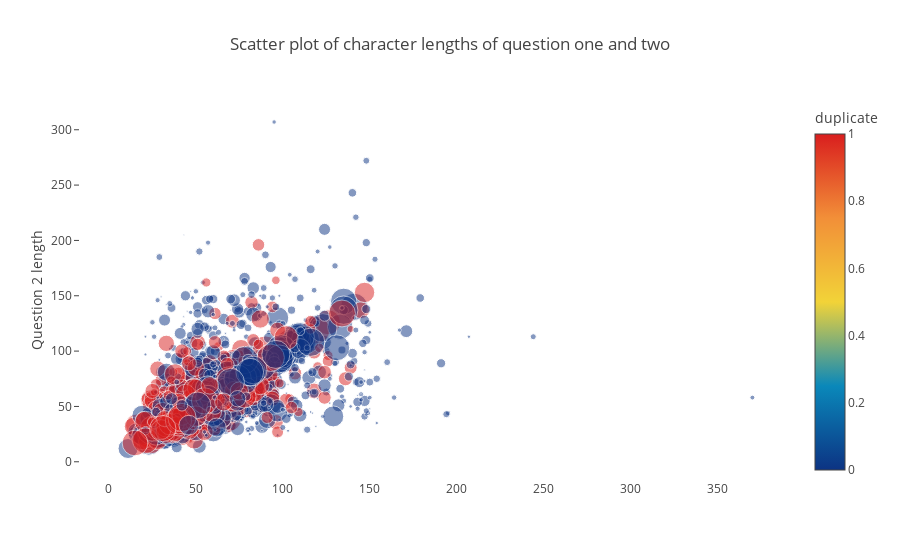

Notebook source saved alongside this figure:
### Code cell
df_subsampled = df[0:2000]

trace = go.Scatter(
    y = df_subsampled['q2len'].values,
    x = df_subsampled['q1len'].values,
    mode='markers',
    marker=dict(
        size= df_subsampled['word_share'].values * 60,
        color = df_subsampled['is_duplicate'].values,
        colorscale='Portland',
        showscale=True,
        opacity=0.5,
        colorbar = dict(title = 'duplicate')
    ),
    text = np.round(df_subsampled['word_share'].values, decimals=2)
)
data = [trace]

layout= go.Layout(
    autosize= True,
    title= 'Scatter plot of character lengths of question one and two',
    hovermode= 'closest',
        xaxis=dict(
        showgrid=False,
        zeroline=False,
        showline=False
    ),
    yaxis=dict(
        title= 'Question 2 length',
        ticklen= 5,
        gridwidth= 2,
        showgrid=False,
        zeroline=False,
        showline=False,
    ),
    showlegend= False
)
fig = go.Figure(data=data, layout=layout)
py.iplot(fig,filename='scatterWords')

### Figure 1 — Plotly figure (JSON) as saved in the notebook; plotly's stock layout.template omitted (floating-point values rounded to 4 significant figures; data arrays with more than 128 entries replaced by an {"elided": "..."} marker saying what was removed)
{"data": [{"marker": {"color": {"elided": "2000 int values"}, "colorbar": {"title": "duplicate"}, "colorscale": "Portland", "opacity": 0.5, "showscale": true, "size": {"elided": "2000 float values"}}, "mode": "markers", "text": {"elided": "2000 float values"}, "type": "scatter", "x": {"elided": "2000 int values"}, "y": {"elided": "2000 int values"}}], "layout": {"autosize": true, "hovermode": "closest", "showlegend": false, "title": "Scatter plot of character lengths of question one and two", "xaxis": {"showgrid": false, "showline": false, "zeroline": false}, "yaxis": {"gridwidth": 2, "showgrid": false, "showline": false, "ticklen": 5, "title": "Question 2 length", "zeroline": false}}}
